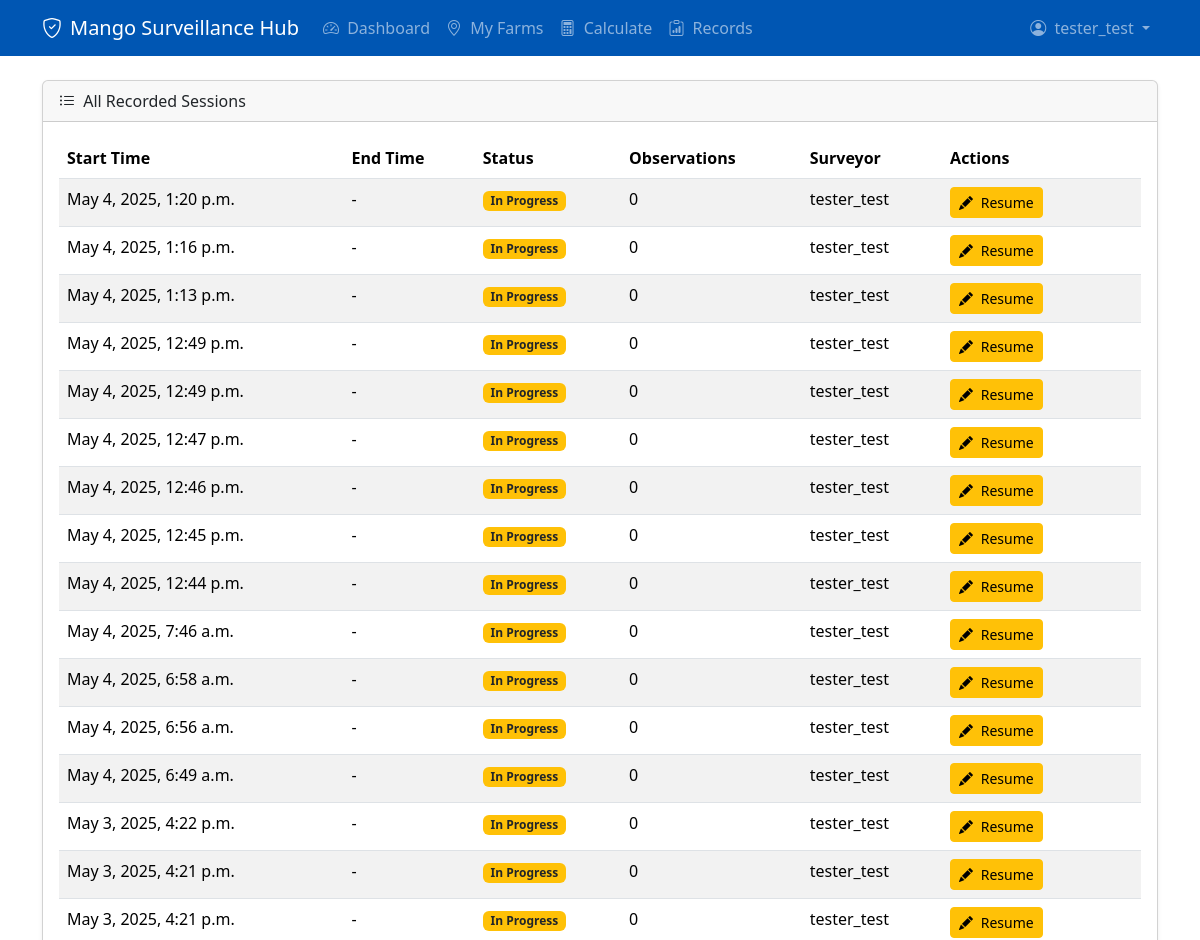
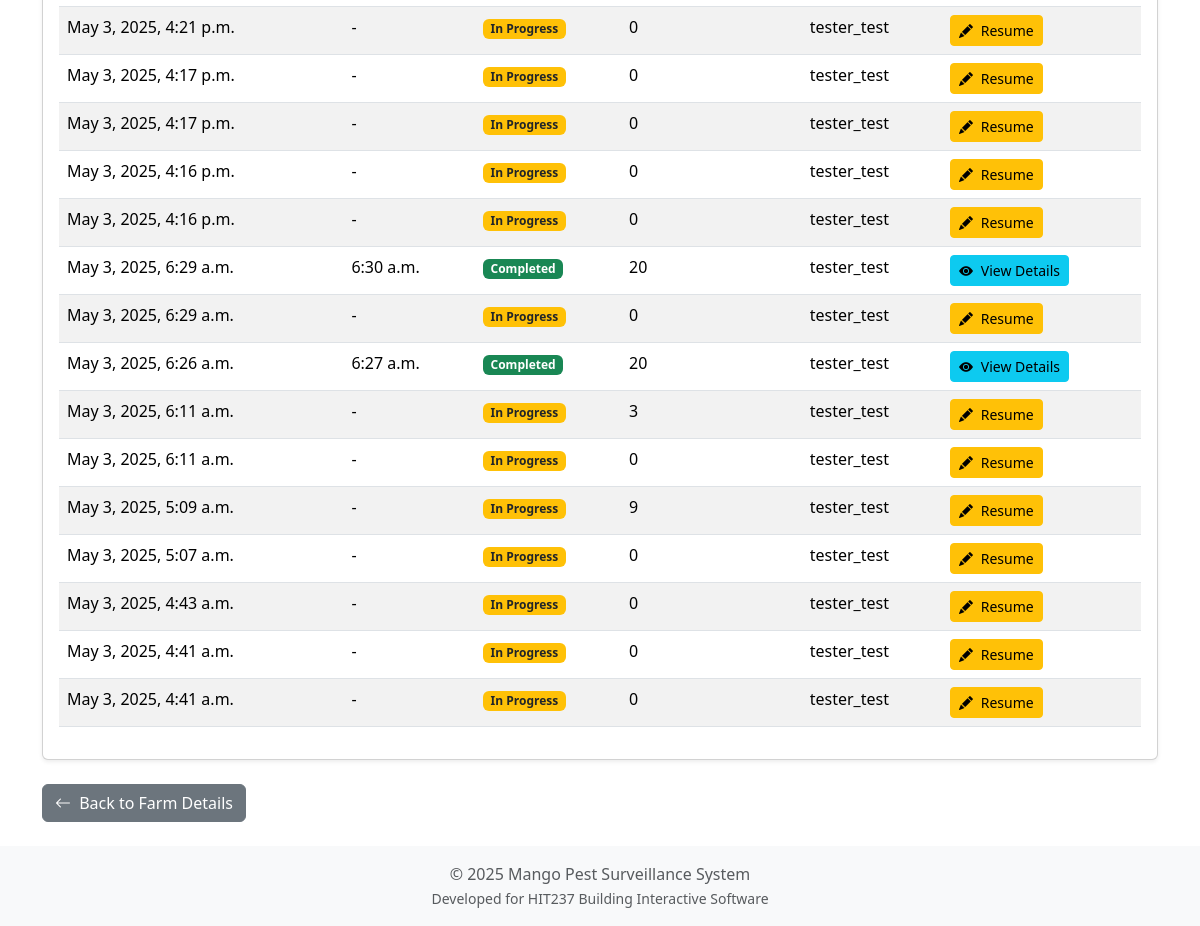
The app's page /farms/1/sessions/ (signed in) with its own data (2 pictures, top to bottom).
### core/models.py (models this page shows, shortened)
class SurveySession(models.Model):
    farm = models.ForeignKey(Farm, on_delete=models.CASCADE, related_name='survey_sessions')
    surveyor = models.ForeignKey(User, on_delete=models.CASCADE, related_name='survey_sessions',
                                 help_text="The user who performed the survey.")
    start_time = models.DateTimeField(default=timezone.now,
                                    help_text="Timestamp when the survey session was initiated.")
    end_time = models.DateTimeField(null=True, blank=True,
                                  help_text="Timestamp when the survey session was marked as completed.")
    status = models.CharField(max_length=20, choices=SURVEY_STATUS_CHOICES, default='not_started',
                            help_text="The current status of the survey session.")
    target_plants_surveyed = models.PositiveIntegerField(null=True, blank=True, help_text="Recommended number of plants based on calculation at session start.")
    session_id = models.UUIDField(default=uuid.uuid4, editable=False, unique=True, db_index=True,
                                   help_text="Unique ID for this specific session instance.")
    class Meta:
        ordering = ['-start_time']
        verbose_name = "Survey Session"
        verbose_name_plural = "Survey Sessions"
    def get_status_badge_class(self):
        if self.status == 'completed':
            return 'success'
        elif self.status == 'in_progress':
            return 'warning text-dark' # Dark text for better contrast on yellow
        elif self.status == 'abandoned':
            return 'danger'
        elif self.status == 'not_started':
            return 'secondary'
        return 'light text-dark' # Default

### core/views.py (the view)
# urls.py: path('farms/<int:farm_id>/sessions/', views.survey_session_list_view, name='survey_session_list'),
@login_required
def survey_session_list_view(request, farm_id):
    try:
        farm = get_object_or_404(Farm, id=farm_id, owner=request.user.grower_profile)
    except Http404:
        messages.error(request, "Farm not found or you do not have permission to view it.")
        return redirect('core:myfarms')
    sessions = SurveySession.objects.filter(farm=farm).annotate(
        observation_count=Count('observations')
    ).order_by('-start_time')
    context = {
        'farm': farm,
        'sessions': sessions,
    }
    return render(request, 'core/survey_session_list.html', context)

### core/templates/core/survey_session_list.html (shortened to what this page needs)
{% extends 'core/base.html' %}
{% block content %}
<div class="card shadow-sm mb-4">
    <div class="card-header">
        <i class="bi bi-list-ul me-1"></i> All Recorded Sessions
    </div>
    <div class="card-body">
        {% if sessions %}
            <table class="table table-striped table-hover">
                <thead>
                    <tr>
                        <th scope="col">Start Time</th>
                        <th scope="col">End Time</th>
                        <th scope="col">Status</th>
                        <th scope="col">Observations</th>
                        <th scope="col">Surveyor</th>
                        <th scope="col">Actions</th>
                    </tr>
                </thead>
                <tbody>
                    {% for session in sessions %}
                        <tr>
                            <td>{{ session.start_time|date:"M j, Y, P" }}</td>
                            <td>{{ session.end_time|date:"P"|default:"-" }}</td>
                            <td><span class="badge bg-{{ session.get_status_badge_class }}">{{ session.get_status_display }}</span></td>
                            <td>{{ session.observation_count }}</td>
                            <td>{{ session.surveyor.username }}</td>
                            <td>
                                {% if session.status == 'in_progress' %}
                                    <a href="{% url 'core:active_survey_session' session.session_id %}" class="btn btn-sm btn-warning">
                                        <i class="bi bi-pencil-fill me-1"></i> Resume
                                    </a>
                                {% else %}
                                    <a href="{% url 'core:survey_session_detail' session.session_id %}" class="btn btn-sm btn-info" title="View session details">
                                        <i class="bi bi-eye-fill me-1"></i> View Details
                                    </a>
                                {% endif %}
                            </td>
                        </tr>
                    {% endfor %}
                </tbody>
            </table>
        {% else %}
            <p class="text-muted">No survey sessions have been recorded for this farm yet.</p>
        {% endif %}
    </div>
</div>
<a href="{% url 'core:farm_detail' farm.id %}" class="btn btn-secondary">
    <i class="bi bi-arrow-left me-1"></i> Back to Farm Details
</a>
{% endblock %}

### core/templates/core/base.html (shortened to what this page needs)
<!DOCTYPE html>
<html lang="en">
<head>
    <link href="https://cdn.jsdelivr.net/npm/bootstrap@5.3.3/dist/css/bootstrap.min.css" rel="stylesheet">
    <link rel="stylesheet" href="https://cdn.jsdelivr.net/npm/bootstrap-icons@1.11.3/font/bootstrap-icons.min.css">
</head>
<body class="d-flex flex-column min-vh-100">
    <nav class="navbar navbar-expand-lg navbar-dark fixed-top" style="background-color: var(--primary-color);">
        <div class="container">
            <a class="navbar-brand d-flex align-items-center" href="{% url 'core:dashboard' %}">
                <i class="bi bi-shield-check me-2"></i>
                Mango Surveillance Hub
            </a>
            <div class="collapse navbar-collapse" id="navbarNav">
                {% if user.is_authenticated %}
                <ul class="navbar-nav me-auto mb-2 mb-lg-0">
                    <li class="nav-item">
                        <a class="nav-link {% if request.resolver_match.url_name == 'dashboard' %}active{% endif %}" href="{% url 'core:dashboard' %}">
                            <i class="bi bi-speedometer2 me-1"></i> Dashboard
                        </a>
                    </li>
                    <li class="nav-item">
                        <a class="nav-link {% if request.resolver_match.url_name == 'myfarms' %}active{% endif %}" href="{% url 'core:myfarms' %}">
                            <i class="bi bi-geo-alt me-1"></i> My Farms
                        </a>
                    </li>
                    <li class="nav-item">
                        <a class="nav-link {% if request.resolver_match.url_name == 'calculator' %}active{% endif %}" href="{% url 'core:calculator' %}">
                            <i class="bi bi-calculator me-1"></i> Calculate
                        </a>
                    </li>
                    <li class="nav-item">
                        <a class="nav-link {% if request.resolver_match.url_name == 'record_list' %}active{% endif %}" href="{% url 'core:record_list' %}">
                            <i class="bi bi-clipboard-data me-1"></i> Records
                        </a>
                    </li>
                </ul>
                <ul class="navbar-nav ms-auto mb-2 mb-lg-0">
                    <li class="nav-item dropdown">
                        <a class="nav-link dropdown-toggle" href="#" id="navbarDropdownAccount" role="button" data-bs-toggle="dropdown" aria-expanded="false">
                            <i class="bi bi-person-circle me-1"></i> {{ user.username }}
                        </a>
                    </li>
                </ul>
                {% endif %}
            </div>
        </div>
    </nav>
    <div class="container my-4">
        <main>
            {% block content %}
            {% endblock %}
        </main>
    </div>
    <footer class="mt-auto py-3 bg-light text-center">
        <div class="container">
            <span class="text-muted">© {% now "Y" %} Mango Pest Surveillance System</span><br>
            <small class="text-muted">Developed for HIT237 Building Interactive Software</small>
        </div>
    </footer>
</body>
</html>

### core/templates/core/base.html (style rules this page uses)
body { padding-top: 56px; }
:root { --primary-color: #0056b3; --secondary-color: #198754; --accent-color: #fd7e14; }

### records on screen
SurveySession: start_time "May 4, 2025, 1:20 p.m.", end_time "-", status "In Progress", observation_count "0", surveyor.username "tester_test", shows "Resume"
SurveySession: start_time "May 4, 2025, 1:16 p.m.", end_time "-", status "In Progress", observation_count "0", surveyor.username "tester_test", shows "Resume"
SurveySession: start_time "May 4, 2025, 1:13 p.m.", end_time "-", status "In Progress", observation_count "0", surveyor.username "tester_test", shows "Resume"
SurveySession: start_time "May 4, 2025, 12:49 p.m.", end_time "-", status "In Progress", observation_count "0", surveyor.username "tester_test", shows "Resume"
SurveySession: start_time "May 4, 2025, 12:49 p.m.", end_time "-", status "In Progress", observation_count "0", surveyor.username "tester_test", shows "Resume"
SurveySession: start_time "May 4, 2025, 12:47 p.m.", end_time "-", status "In Progress", observation_count "0", surveyor.username "tester_test", shows "Resume"
SurveySession: start_time "May 4, 2025, 12:46 p.m.", end_time "-", status "In Progress", observation_count "0", surveyor.username "tester_test", shows "Resume"
SurveySession: start_time "May 4, 2025, 12:45 p.m.", end_time "-", status "In Progress", observation_count "0", surveyor.username "tester_test", shows "Resume"
SurveySession: start_time "May 4, 2025, 12:44 p.m.", end_time "-", status "In Progress", observation_count "0", surveyor.username "tester_test", shows "Resume"
SurveySession: start_time "May 4, 2025, 7:46 a.m.", end_time "-", status "In Progress", observation_count "0", surveyor.username "tester_test", shows "Resume"
SurveySession: start_time "May 4, 2025, 6:58 a.m.", end_time "-", status "In Progress", observation_count "0", surveyor.username "tester_test", shows "Resume"
SurveySession: start_time "May 4, 2025, 6:56 a.m.", end_time "-", status "In Progress", observation_count "0", surveyor.username "tester_test", shows "Resume"
SurveySession: start_time "May 4, 2025, 6:49 a.m.", end_time "-", status "In Progress", observation_count "0", surveyor.username "tester_test", shows "Resume"
SurveySession: start_time "May 3, 2025, 4:22 p.m.", end_time "-", status "In Progress", observation_count "0", surveyor.username "tester_test", shows "Resume"
SurveySession: start_time "May 3, 2025, 4:21 p.m.", end_time "-", status "In Progress", observation_count "0", surveyor.username "tester_test", shows "Resume"
SurveySession: start_time "May 3, 2025, 4:21 p.m.", end_time "-", status "In Progress", observation_count "0", surveyor.username "tester_test", shows "Resume"
SurveySession: start_time "May 3, 2025, 4:21 p.m.", end_time "-", status "In Progress", observation_count "0", surveyor.username "tester_test", shows "Resume"
SurveySession: start_time "May 3, 2025, 4:17 p.m.", end_time "-", status "In Progress", observation_count "0", surveyor.username "tester_test", shows "Resume"
SurveySession: start_time "May 3, 2025, 4:17 p.m.", end_time "-", status "In Progress", observation_count "0", surveyor.username "tester_test", shows "Resume"
SurveySession: start_time "May 3, 2025, 4:16 p.m.", end_time "-", status "In Progress", observation_count "0", surveyor.username "tester_test", shows "Resume"
SurveySession: start_time "May 3, 2025, 4:16 p.m.", end_time "-", status "In Progress", observation_count "0", surveyor.username "tester_test", shows "Resume"
SurveySession: start_time "May 3, 2025, 6:29 a.m.", end_time "6:30 a.m.", status "Completed", observation_count "20", surveyor.username "tester_test", shows "View Details"
SurveySession: start_time "May 3, 2025, 6:29 a.m.", end_time "-", status "In Progress", observation_count "0", surveyor.username "tester_test", shows "Resume"
SurveySession: start_time "May 3, 2025, 6:26 a.m.", end_time "6:27 a.m.", status "Completed", observation_count "20", surveyor.username "tester_test", shows "View Details"
SurveySession: start_time "May 3, 2025, 6:11 a.m.", end_time "-", status "In Progress", observation_count "3", surveyor.username "tester_test", shows "Resume"
SurveySession: start_time "May 3, 2025, 6:11 a.m.", end_time "-", status "In Progress", observation_count "0", surveyor.username "tester_test", shows "Resume"
SurveySession: start_time "May 3, 2025, 5:09 a.m.", end_time "-", status "In Progress", observation_count "9", surveyor.username "tester_test", shows "Resume"
SurveySession: start_time "May 3, 2025, 5:07 a.m.", end_time "-", status "In Progress", observation_count "0", surveyor.username "tester_test", shows "Resume"
SurveySession: start_time "May 3, 2025, 4:43 a.m.", end_time "-", status "In Progress", observation_count "0", surveyor.username "tester_test", shows "Resume"
SurveySession: start_time "May 3, 2025, 4:41 a.m.", end_time "-", status "In Progress", observation_count "0", surveyor.username "tester_test", shows "Resume"
SurveySession: start_time "May 3, 2025, 4:41 a.m.", end_time "-", status "In Progress", observation_count "0", surveyor.username "tester_test", shows "Resume"

### other values on screen
{{ user.username }} "tester_test"
